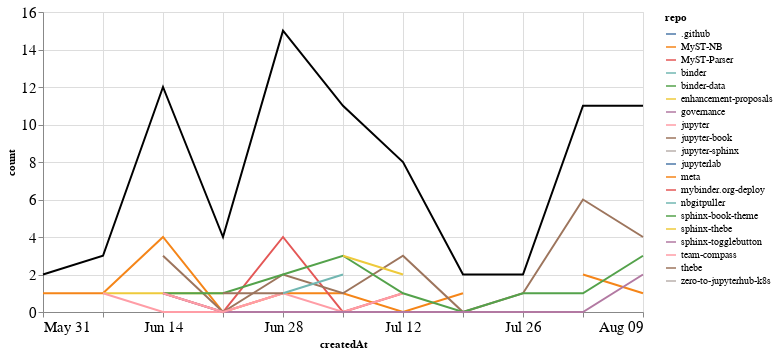

Notebook cell for this chart:
### Markdown cell above
## PRs

### Code cell
prs_time = prs.groupby('repo').resample('W', on='createdAt').count()['author'].reset_index()
prs_time = prs_time.rename(columns={'author': 'count'})
prs_time_total = prs_time.groupby('createdAt').agg({"count": "sum"}).reset_index()

ch1 = alt.Chart(prs_time, width=600).mark_line().encode(
    x='createdAt',
    y='count',
    color='repo',
    tooltip="repo"
)

ch2 = alt.Chart(prs_time_total, width=600).mark_line(color="black").encode(
    x='createdAt',
    y='count',
)

ch1 + ch2

### Figure 1 — Vega-Lite specification as saved in the notebook (floating-point values rounded to 4 significant figures)
{"config": {"axisLeft": {"labelFontSize": 15}, "axisBottom": {"labelFontSize": 15}}, "layer": [{"data": {"name": "data-59253f39896f254a7b7aec392fbe3701"}, "mark": "line", "encoding": {"color": {"type": "nominal", "field": "repo"}, "tooltip": {"type": "nominal", "field": "repo"}, "x": {"type": "temporal", "field": "createdAt"}, "y": {"type": "quantitative", "field": "count"}}, "width": 600}, {"data": {"name": "data-9c4521e4aa2ace98bfb240aade4bc051"}, "mark": {"type": "line", "color": "black"}, "encoding": {"x": {"type": "temporal", "field": "createdAt"}, "y": {"type": "quantitative", "field": "count"}}, "width": 600}], "$schema": "https://vega.github.io/schema/vega-lite/v4.8.1.json", "datasets": {"data-59253f39896f254a7b7aec392fbe3701": [{"repo": ".github", "createdAt": "2020-08-02T00:00:00", "count": 2}, {"repo": "MyST-NB", "createdAt": "2020-05-31T00:00:00", "count": 1}, {"repo": "MyST-NB", "createdAt": "2020-06-07T00:00:00", "count": 1}, {"repo": "MyST-NB", "createdAt": "2020-06-14T00:00:00", "count": 4}, {"repo": "MyST-NB", "createdAt": "2020-06-21T00:00:00", "count": 0}, {"repo": "MyST-NB", "createdAt": "2020-06-28T00:00:00", "count": 1}, {"repo": "MyST-NB", "createdAt": "2020-07-05T00:00:00", "count": 1}, {"repo": "MyST-NB", "createdAt": "2020-07-12T00:00:00", "count": 0}, {"repo": "MyST-NB", "createdAt": "2020-07-19T00:00:00", "count": 1}, {"repo": "MyST-Parser", "createdAt": "2020-06-14T00:00:00", "count": 1}, {"repo": "MyST-Parser", "createdAt": "2020-06-21T00:00:00", "count": 0}, {"repo": "MyST-Parser", "createdAt": "2020-06-28T00:00:00", "count": 4}, {"repo": "MyST-Parser", "createdAt": "2020-07-05T00:00:00", "count": 0}, {"repo": "MyST-Parser", "createdAt": "2020-07-12T00:00:00", "count": 1}, {"repo": "binder", "createdAt": "2020-06-28T00:00:00", "count": 1}, {"repo": "binder-data", "createdAt": "2020-06-21T00:00:00", "count": 1}, {"repo": "enhancement-proposals", "createdAt": "2020-06-07T00:00:00", "count": 1}, {"repo": "enhancement-proposals", "createdAt": "2020-06-14T00:00:00", "count": 1}, {"repo": "enhancement-proposals", "createdAt": "2020-06-21T00:00:00", "count": 1}, {"repo": "governance", "createdAt": "2020-05-31T00:00:00", "count": 1}, {"repo": "jupyter", "createdAt": "2020-06-07T00:00:00", "count": 1}, {"repo": "jupyter", "createdAt": "2020-06-14T00:00:00", "count": 0}, {"repo": "jupyter", "createdAt": "2020-06-21T00:00:00", "count": 0}, {"repo": "jupyter", "createdAt": "2020-06-28T00:00:00", "count": 1}, {"repo": "jupyter", "createdAt": "2020-07-05T00:00:00", "count": 0}, {"repo": "jupyter", "createdAt": "2020-07-12T00:00:00", "count": 1}, {"repo": "jupyter-book", "createdAt": "2020-06-14T00:00:00", "count": 3}, {"repo": "jupyter-book", "createdAt": "2020-06-21T00:00:00", "count": 0}, {"repo": "jupyter-book", "createdAt": "2020-06-28T00:00:00", "count": 2}, {"repo": "jupyter-book", "createdAt": "2020-07-05T00:00:00", "count": 1}, {"repo": "jupyter-book", "createdAt": "2020-07-12T00:00:00", "count": 3}, {"repo": "jupyter-book", "createdAt": "2020-07-19T00:00:00", "count": 0}, {"repo": "jupyter-book", "createdAt": "2020-07-26T00:00:00", "count": 1}, {"repo": "jupyter-book", "createdAt": "2020-08-02T00:00:00", "count": 6}, {"repo": "jupyter-book", "createdAt": "2020-08-09T00:00:00", "count": 4}, {"repo": "jupyter-sphinx", "createdAt": "2020-06-28T00:00:00", "count": 1}, {"repo": "jupyterlab", "createdAt": "2020-08-09T00:00:00", "count": 1}, {"repo": "meta", "createdAt": "2020-08-02T00:00:00", "count": 2}, {"repo": "meta", "createdAt": "2020-08-09T00:00:00", "count": 1}, {"repo": "mybinder.org-deploy", "createdAt": "2020-07-19T00:00:00", "count": 1}, {"repo": "nbgitpuller", "createdAt": "2020-06-28T00:00:00", "count": 1}, {"repo": "nbgitpuller", "createdAt": "2020-07-05T00:00:00", "count": 2}, {"repo": "sphinx-book-theme", "createdAt": "2020-06-14T00:00:00", "count": 1}, {"repo": "sphinx-book-theme", "createdAt": "2020-06-21T00:00:00", "count": 1}, {"repo": "sphinx-book-theme", "createdAt": "2020-06-28T00:00:00", "count": 2}, {"repo": "sphinx-book-theme", "createdAt": "2020-07-05T00:00:00", "count": 3}, {"repo": "sphinx-book-theme", "createdAt": "2020-07-12T00:00:00", "count": 1}, {"repo": "sphinx-book-theme", "createdAt": "2020-07-19T00:00:00", "count": 0}, {"repo": "sphinx-book-theme", "createdAt": "2020-07-26T00:00:00", "count": 1}, {"repo": "sphinx-book-theme", "createdAt": "2020-08-02T00:00:00", "count": 1}, {"repo": "sphinx-book-theme", "createdAt": "2020-08-09T00:00:00", "count": 3}, {"repo": "sphinx-thebe", "createdAt": "2020-07-05T00:00:00", "count": 3}, {"repo": "sphinx-thebe", "createdAt": "2020-07-12T00:00:00", "count": 2}, {"repo": "sphinx-togglebutton", "createdAt": "2020-06-14T00:00:00", "count": 1}, {"repo": "sphinx-togglebutton", "createdAt": "2020-06-21T00:00:00", "count": 0}, {"repo": "sphinx-togglebutton", "createdAt": "2020-06-28T00:00:00", "count": 0}, {"repo": "sphinx-togglebutton", "createdAt": "2020-07-05T00:00:00", "count": 0}, {"repo": "sphinx-togglebutton", "createdAt": "2020-07-12T00:00:00", "count": 0}, {"repo": "sphinx-togglebutton", "createdAt": "2020-07-19T00:00:00", "count": 0}, {"repo": "sphinx-togglebutton", "createdAt": "2020-07-26T00:00:00", "count": 0}, {"repo": "sphinx-togglebutton", "createdAt": "2020-08-02T00:00:00", "count": 0}, {"repo": "sphinx-togglebutton", "createdAt": "2020-08-09T00:00:00", "count": 2}, {"repo": "team-compass", "createdAt": "2020-06-14T00:00:00", "count": 1}, {"repo": "team-compass", "createdAt": "2020-06-21T00:00:00", "count": 0}, {"repo": "team-compass", "createdAt": "2020-06-28T00:00:00", "count": 1}, {"repo": "thebe", "createdAt": "2020-06-21T00:00:00", "count": 1}, {"repo": "thebe", "createdAt": "2020-06-28T00:00:00", "count": 1}, {"repo": "zero-to-jupyterhub-k8s", "createdAt": "2020-07-05T00:00:00", "count": 1}], "data-9c4521e4aa2ace98bfb240aade4bc051": [{"createdAt": "2020-05-31T00:00:00", "count": 2}, {"createdAt": "2020-06-07T00:00:00", "count": 3}, {"createdAt": "2020-06-14T00:00:00", "count": 12}, {"createdAt": "2020-06-21T00:00:00", "count": 4}, {"createdAt": "2020-06-28T00:00:00", "count": 15}, {"createdAt": "2020-07-05T00:00:00", "count": 11}, {"createdAt": "2020-07-12T00:00:00", "count": 8}, {"createdAt": "2020-07-19T00:00:00", "count": 2}, {"createdAt": "2020-07-26T00:00:00", "count": 2}, {"createdAt": "2020-08-02T00:00:00", "count": 11}, {"createdAt": "2020-08-09T00:00:00", "count": 11}]}}
